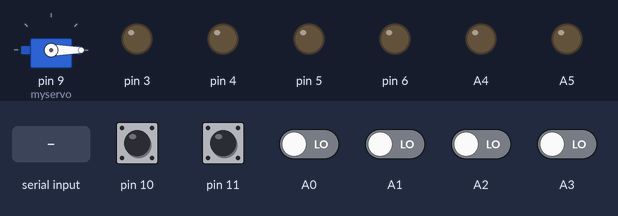
Recording of a sketch running on a simulated Arduino Uno, built with avr-gcc and run on an emulated ATmega328P. On the bench: servo, output pins drawn as LEDs (lit = HIGH). Inputs (shaded band) come from the test bench; at power-on: pin 10, pin 11 HIGH, A0–3 LOW.

Above: at 1.2 s.
1.3 s: "W" received over Serial
At 1.7 s:
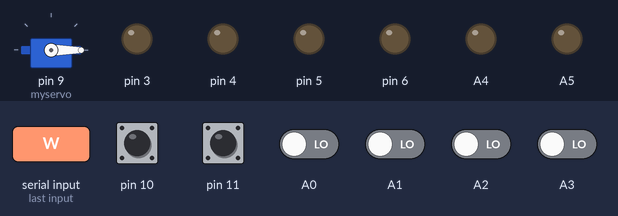
2.9 s: byte 75 (GOTO_KITCHEN) received over Serial
At 4.0 s:
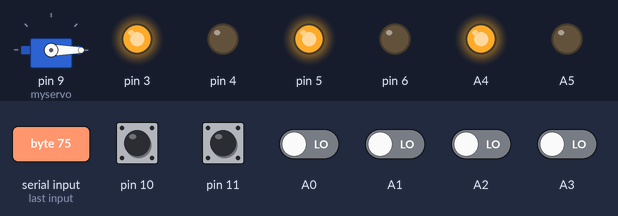
4.4 s: pin 11 pulled LOW for 0.15 s
At 5.1 s:
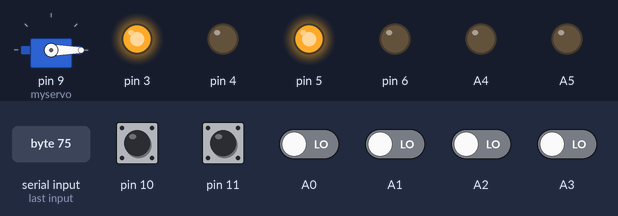
6.0 s: A2 driven HIGH
At 6.4 s:
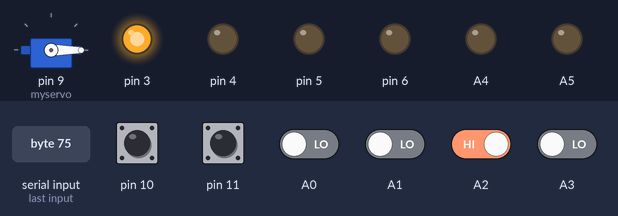
7.5 s: byte 84 (GOTO_TABLE) received over Serial
At 8.7 s:
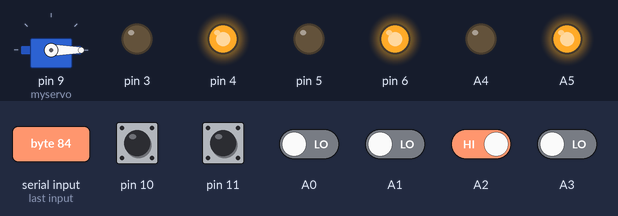
9.0 s: pin 10 pulled LOW for 0.15 s
At 9.8 s:
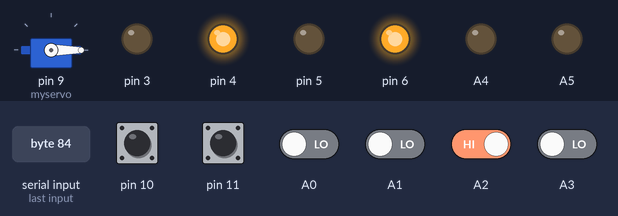
Timing chart, 0 to 11.6 s (numbered marks = the images above; inputs shaded):
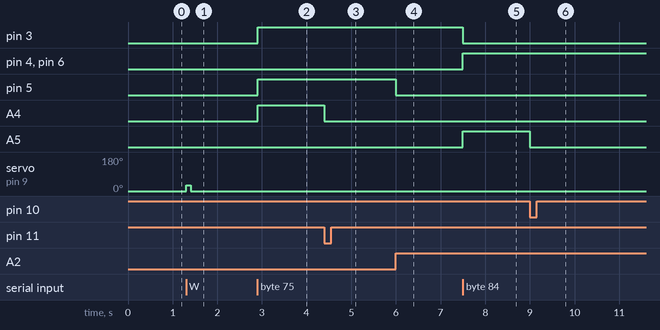

The sketch:

supplier-bot-base-fnl.ino
```cpp
#include <Servo.h>
#define FORWARD_C 'A'
#define BACKWARD_C 'B'
#define LEFT_C 'D'
#define RIGHT_C 'E'
#define STOP_C 'C'


#define GOTO_KITCHEN 'K'
#define GOTO_TABLE 'T'
Servo myservo;

struct MotorPin {
  int pin1;
  int pin2;
};

struct IRSensorPin {
  int frontL;
  int frontR;
  int backL;
  int backR;
};

MotorPin motorL = { 3, 4 };
MotorPin motorR = { 5, 6 };
IRSensorPin irSensor = { A3, A2, A0, A1 };
bool prevSensorVal[4];
bool sensorVal[4];

char mode = 'm';
char tmpMode;

bool collissionDetected = false;

char moveDir = 's';

struct BodyState {
  int tablePoint; //10
  int kitchenPoint;// 11
  int pos;
  int dir;
  int motorPin1;
  int motorPin2;
};

BodyState body = BodyState { 10, 11, 0, 0, A4, A5 };

void moveBody(BodyState &body, int dir) {
  digitalWrite(body.motorPin1, dir == -1);
  digitalWrite(body.motorPin2, dir == 1);
}

void moveToTable(BodyState &body) {
  if (body.dir != 0) return;
  body.dir = 1;
}

void moveToKitchen(BodyState &body) {
  if (body.dir != 0) return;
  body.dir = -1;
}

void updateBodyPos(BodyState &body) {
  if (!digitalRead(body.tablePoint)) body.pos = 1;
  else if (!digitalRead(body.kitchenPoint)) body.pos = -1;
  else body.pos = 0;

  if (body.dir == -1 && body.pos == -1) body.dir = 0; //stop moving if the limit has reached
  if (body.dir == 1 && body.pos == 1) body.dir = 0;
}

void setup() {
  // put your setup code here, to run once:
  Serial.begin(9600);
  myservo.attach(9);
  myservo.write(0);
  pinMode(motorL.pin1, OUTPUT);
  pinMode(motorL.pin2, OUTPUT);
  pinMode(motorR.pin1, OUTPUT);
  pinMode(motorR.pin2, OUTPUT);

  pinMode(irSensor.frontL, INPUT);
  pinMode(irSensor.frontR, INPUT);
  pinMode(irSensor.backL, INPUT);
  pinMode(irSensor.backR, INPUT);

  pinMode(body.tablePoint, INPUT_PULLUP);
  pinMode(body.kitchenPoint, INPUT_PULLUP);
  pinMode(body.motorPin1, OUTPUT);
  pinMode(body.motorPin2, OUTPUT);
}

void setMotorPins(bool mLp1, bool mLp2, bool mRp1, bool mRp2) {
  digitalWrite(motorL.pin1, mLp1);
  digitalWrite(motorL.pin2, mLp2);
  digitalWrite(motorR.pin1, mRp1);
  digitalWrite(motorR.pin2, mRp2);
}

//dir: -1, 0, 1 : left, forward/backward, right
void moveA(char dir, bool fwd = true) {
  switch (dir) {
    case 'f': setMotorPins(fwd, !fwd, fwd, !fwd); break;
    case 'r': setMotorPins(fwd, !fwd, !fwd, !fwd); break;
    case 'l': setMotorPins(!fwd, !fwd, fwd, !fwd); break;
    case 's': setMotorPins(LOW, LOW, LOW, LOW);
  }
}

void kitchenMode() {
  if (sensorVal[3] && sensorVal[2]) {
    moveA('f', true);
  } else if (!sensorVal[3]&& !sensorVal[2]) {
    moveA('s', true);
    if (prevSensorVal[3] == sensorVal[3] && prevSensorVal[2] == sensorVal[2]) return;
    Serial.print('W');
    delay(2000);
    Serial.print('W');
    delay(2000);
    Serial.print('W');
    delay(2000);
  } else if (sensorVal[3] && !sensorVal[2]) {
    moveA('r', true);
  } else if (!sensorVal[3] && sensorVal[2]) {
    moveA('l', true);
  }
}

void tableMode() {
  if (sensorVal[1] && sensorVal[0]) {
     moveA('f', false);
  } else if (!sensorVal[1] && !sensorVal[0]) {
    moveA('s', false);
    if (prevSensorVal[1] == sensorVal[1] && prevSensorVal[0] == sensorVal[0]) return;
    Serial.print('Z');
    delay(2000);
    Serial.print('Z');
    delay(2000);
    Serial.print('Z');
    delay(2000);
  } else if (sensorVal[1] && !sensorVal[0]) {
     moveA('r', false);
  } else if (!sensorVal[1] && sensorVal[0]) {
     moveA('l', false);
  }
}

void moveManual(char dir) {
  moveDir = dir;
  tmpMode = mode;
  mode = 'm';
  switch (dir) {
    case FORWARD_C: setMotorPins(HIGH, LOW, HIGH, LOW);
      moveToKitchen(body);
      break;
    case BACKWARD_C: setMotorPins(LOW, HIGH, LOW, HIGH);
      moveToTable(body);
      break;
    case LEFT_C: setMotorPins(LOW, LOW, HIGH, LOW); break;
    case RIGHT_C: setMotorPins(HIGH, LOW, LOW, LOW); break;
    case STOP_C: setMotorPins(LOW, LOW, LOW, LOW); break;
    default:  mode = tmpMode;
  }
}

void loop() {
  if (Serial.available() > 0) {
    char c = Serial.read();
    moveManual(c);
    if (c == GOTO_KITCHEN) {
      mode = 'k';
      moveToKitchen(body);
    }
    if (c == GOTO_TABLE) {
      mode = 't';
      moveToTable(body);
    }
        if (c == 'W') {
    myservo.write(30);
    delay(100);
    myservo.write(0);
    }
      if (c == 'R') {
    myservo.write(0);

    }
  }

  sensorVal[3] = !digitalRead(irSensor.frontL);
  sensorVal[2] = !digitalRead(irSensor.frontR);
  sensorVal[1] = !digitalRead(irSensor.backL);
  sensorVal[0] = !digitalRead(irSensor.backR);

  if (mode == 'k') kitchenMode();
  else if (mode == 't' && !collissionDetected) tableMode();
  else if (mode != 'm' && collissionDetected) {
    setMotorPins(LOW, LOW, LOW, LOW);
    // Collision handling logic
  } else if (mode == 'm' && collissionDetected && moveDir == FORWARD_C) {
    setMotorPins(LOW, LOW, LOW, LOW);
    // Collision handling logic for manual forward movement
  }

  for (int i = 0; i < 4; i++) prevSensorVal[i] = sensorVal[i];

  updateBodyPos(body);
  moveBody(body, body.dir);
}
```

Measured:
- after the input at 1.3 s, servo on pin 9 (myservo): 0° → 30° at once, → 0° 0.10 s later
- after the input at 2.9 s, pin 3, pin 5, A4: LOW → HIGH at once
- after the input at 4.4 s, A4: HIGH → LOW at once
- after the input at 6.0 s, pin 5: HIGH → LOW at once
- after the input at 7.5 s, pin 3: HIGH → LOW at once; pin 4, pin 6, A5: LOW → HIGH at once
- after the input at 9.0 s, A5: HIGH → LOW at once
